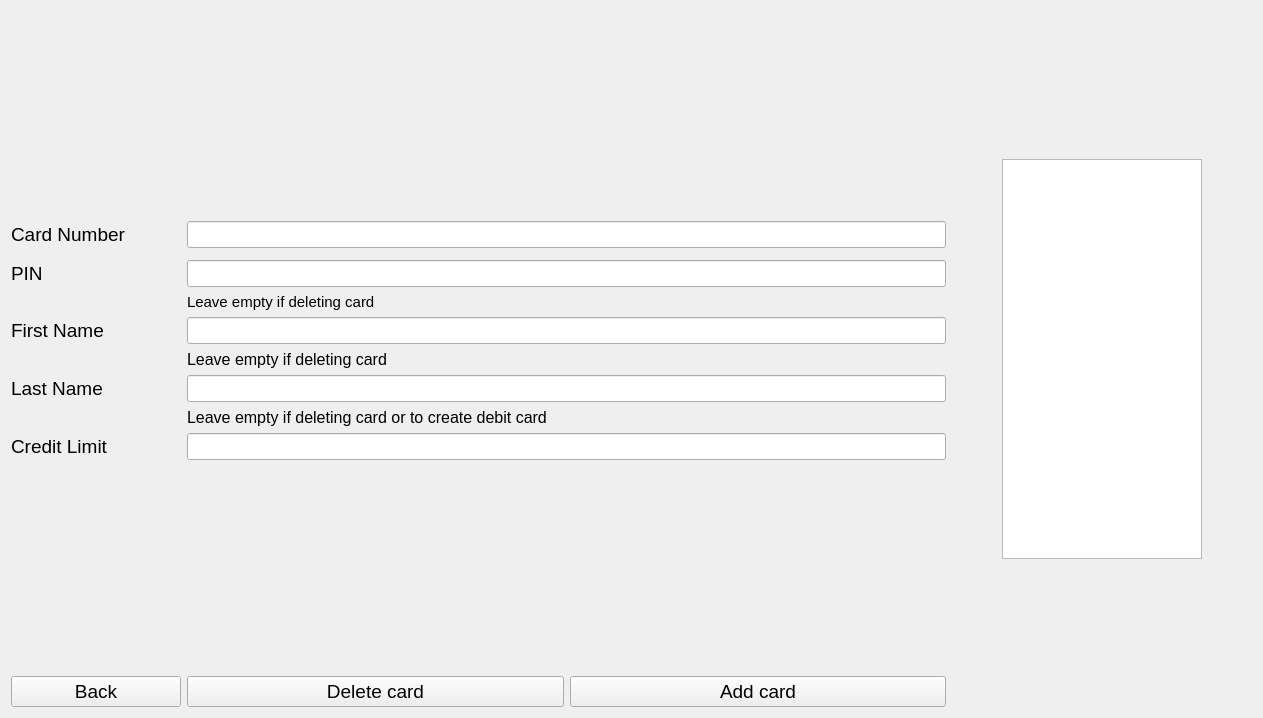
<?xml version="1.0" encoding="UTF-8"?>
<ui version="4.0">
 <class>DefaultManagerWidget</class>
 <widget class="QWidget" name="DefaultManagerWidget">
  <property name="geometry">
   <rect>
    <x>0</x>
    <y>0</y>
    <width>1263</width>
    <height>718</height>
   </rect>
  </property>
  <property name="windowTitle">
   <string>Form</string>
  </property>
  <layout class="QHBoxLayout" name="horizontalLayout">
   <item>
    <layout class="QFormLayout" name="formLayout">
     <item row="0" column="0">
      <layout class="QFormLayout" name="formLayout_2"/>
     </item>
     <item row="0" column="1">
      <spacer name="verticalSpacer_3">
       <property name="orientation">
        <enum>Qt::Vertical</enum>
       </property>
       <property name="sizeType">
        <enum>QSizePolicy::Preferred</enum>
       </property>
       <property name="sizeHint" stdset="0">
        <size>
         <width>20</width>
         <height>400</height>
        </size>
       </property>
      </spacer>
     </item>
     <item row="1" column="0">
      <widget class="QLabel" name="label_2">
       <property name="minimumSize">
        <size>
         <width>100</width>
         <height>0</height>
        </size>
       </property>
       <property name="font">
        <font>
         <pointsize>14</pointsize>
        </font>
       </property>
       <property name="text">
        <string>Card Number</string>
       </property>
      </widget>
     </item>
     <item row="1" column="1">
      <widget class="QLineEdit" name="cardNumInputField">
       <property name="font">
        <font>
         <pointsize>12</pointsize>
        </font>
       </property>
      </widget>
     </item>
     <item row="3" column="0">
      <widget class="QLabel" name="label_3">
       <property name="font">
        <font>
         <pointsize>14</pointsize>
        </font>
       </property>
       <property name="text">
        <string>PIN</string>
       </property>
      </widget>
     </item>
     <item row="3" column="1">
      <widget class="QLineEdit" name="lineEdit_3">
       <property name="font">
        <font>
         <pointsize>12</pointsize>
        </font>
       </property>
      </widget>
     </item>
     <item row="4" column="1">
      <widget class="QLabel" name="label_5">
       <property name="font">
        <font>
         <pointsize>11</pointsize>
        </font>
       </property>
       <property name="text">
        <string>Leave empty if deleting card</string>
       </property>
      </widget>
     </item>
     <item row="5" column="0">
      <widget class="QLabel" name="label">
       <property name="font">
        <font>
         <pointsize>14</pointsize>
        </font>
       </property>
       <property name="text">
        <string>First Name</string>
       </property>
      </widget>
     </item>
     <item row="5" column="1">
      <widget class="QLineEdit" name="lineEdit_2">
       <property name="font">
        <font>
         <pointsize>12</pointsize>
        </font>
       </property>
      </widget>
     </item>
     <item row="6" column="1">
      <widget class="QLabel" name="label_6">
       <property name="font">
        <font>
         <pointsize>12</pointsize>
        </font>
       </property>
       <property name="text">
        <string>Leave empty if deleting card</string>
       </property>
      </widget>
     </item>
     <item row="7" column="0">
      <widget class="QLabel" name="label_4">
       <property name="font">
        <font>
         <pointsize>14</pointsize>
        </font>
       </property>
       <property name="text">
        <string>Last Name</string>
       </property>
      </widget>
     </item>
     <item row="7" column="1">
      <widget class="QLineEdit" name="lineEdit">
       <property name="font">
        <font>
         <pointsize>12</pointsize>
        </font>
       </property>
      </widget>
     </item>
     <item row="8" column="1">
      <widget class="QLabel" name="label_8">
       <property name="font">
        <font>
         <pointsize>12</pointsize>
        </font>
       </property>
       <property name="text">
        <string>Leave empty if deleting card or to create debit card</string>
       </property>
      </widget>
     </item>
     <item row="9" column="0">
      <widget class="QLabel" name="label_7">
       <property name="font">
        <font>
         <pointsize>14</pointsize>
        </font>
       </property>
       <property name="text">
        <string>Credit Limit</string>
       </property>
      </widget>
     </item>
     <item row="9" column="1">
      <widget class="QLineEdit" name="pinInputField">
       <property name="font">
        <font>
         <pointsize>12</pointsize>
        </font>
       </property>
      </widget>
     </item>
     <item row="10" column="0">
      <spacer name="horizontalSpacer_3">
       <property name="orientation">
        <enum>Qt::Horizontal</enum>
       </property>
       <property name="sizeType">
        <enum>QSizePolicy::Preferred</enum>
       </property>
       <property name="sizeHint" stdset="0">
        <size>
         <width>100</width>
         <height>20</height>
        </size>
       </property>
      </spacer>
     </item>
     <item row="10" column="1">
      <spacer name="verticalSpacer_2">
       <property name="orientation">
        <enum>Qt::Vertical</enum>
       </property>
       <property name="sizeType">
        <enum>QSizePolicy::Preferred</enum>
       </property>
       <property name="sizeHint" stdset="0">
        <size>
         <width>20</width>
         <height>400</height>
        </size>
       </property>
      </spacer>
     </item>
     <item row="11" column="0">
      <widget class="QPushButton" name="backButton">
       <property name="minimumSize">
        <size>
         <width>170</width>
         <height>0</height>
        </size>
       </property>
       <property name="font">
        <font>
         <pointsize>14</pointsize>
        </font>
       </property>
       <property name="text">
        <string>Back</string>
       </property>
      </widget>
     </item>
     <item row="11" column="1">
      <layout class="QHBoxLayout" name="horizontalLayout_2">
       <item>
        <widget class="QPushButton" name="deleteCardButton">
         <property name="font">
          <font>
           <pointsize>14</pointsize>
          </font>
         </property>
         <property name="text">
          <string>Delete card</string>
         </property>
        </widget>
       </item>
       <item>
        <widget class="QPushButton" name="addCardButton">
         <property name="font">
          <font>
           <pointsize>14</pointsize>
          </font>
         </property>
         <property name="text">
          <string>Add card</string>
         </property>
        </widget>
       </item>
      </layout>
     </item>
     <item row="2" column="1">
      <spacer name="verticalSpacer">
       <property name="orientation">
        <enum>Qt::Vertical</enum>
       </property>
       <property name="sizeHint" stdset="0">
        <size>
         <width>20</width>
         <height>110</height>
        </size>
       </property>
      </spacer>
     </item>
    </layout>
   </item>
   <item>
    <spacer name="horizontalSpacer">
     <property name="orientation">
      <enum>Qt::Horizontal</enum>
     </property>
     <property name="sizeType">
      <enum>QSizePolicy::Preferred</enum>
     </property>
     <property name="sizeHint" stdset="0">
      <size>
       <width>50</width>
       <height>82</height>
      </size>
     </property>
    </spacer>
   </item>
   <item>
    <widget class="QTextEdit" name="infoField">
     <property name="maximumSize">
      <size>
       <width>200</width>
       <height>400</height>
      </size>
     </property>
     <property name="font">
      <font>
       <pointsize>12</pointsize>
      </font>
     </property>
    </widget>
   </item>
   <item>
    <spacer name="horizontalSpacer_2">
     <property name="orientation">
      <enum>Qt::Horizontal</enum>
     </property>
     <property name="sizeType">
      <enum>QSizePolicy::Preferred</enum>
     </property>
     <property name="sizeHint" stdset="0">
      <size>
       <width>50</width>
       <height>20</height>
      </size>
     </property>
    </spacer>
   </item>
  </layout>
 </widget>
 <resources/>
 <connections/>
</ui>
